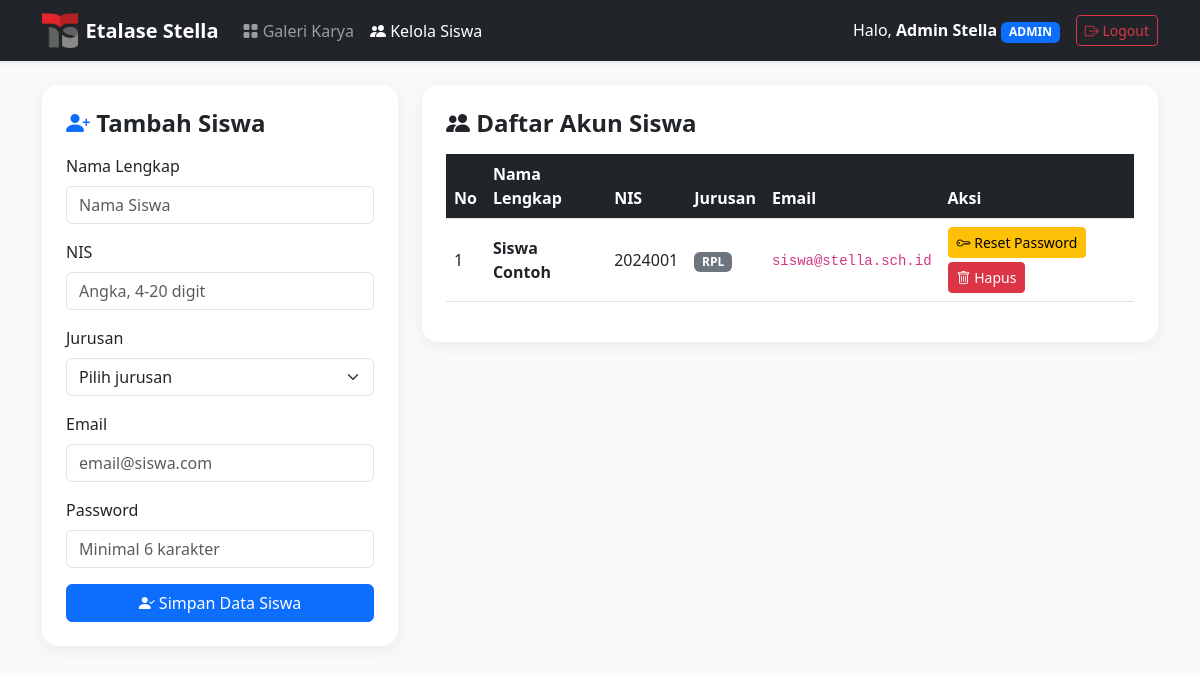
Page /admin/siswa.php (signed in) on the committed database.
### tables this page shows
CREATE TABLE IF NOT EXISTS students (
    id INT AUTO_INCREMENT PRIMARY KEY,
    nama VARCHAR(100) NOT NULL,
    nis VARCHAR(20) NULL UNIQUE,
    jurusan ENUM('RPL', 'TKJ', 'TJAT', 'Animasi') NULL,
    email VARCHAR(100) UNIQUE NOT NULL,
    password VARCHAR(255) NOT NULL,
    created_at TIMESTAMP DEFAULT CURRENT_TIMESTAMP
);

### middleware/auth_check.php (called while the page is built, shortened)
<?php
function e($value): string {
    return htmlspecialchars((string) $value, ENT_QUOTES, 'UTF-8');
}

### admin/siswa.php (the view, shortened to what this page needs)
<?php
require_once '../config/kuis_db.php';
require_once '../middleware/auth_check.php';
$siswa = $pdo->query("SELECT * FROM students ORDER BY id DESC")->fetchAll();
?>
<!DOCTYPE html>
<html lang="id">
<head>
    <link href="https://cdn.jsdelivr.net/npm/bootstrap@5.3.0/dist/css/bootstrap.min.css" rel="stylesheet">
    <link rel="stylesheet" href="https://cdn.jsdelivr.net/npm/bootstrap-icons@1.11.0/font/bootstrap-icons.css">
    <link rel="stylesheet" href="../assets/css/kelola.css">
</head>
<body>
<?php require __DIR__ . '/../includes/navbar.php'; ?>
<div class="container my-4">
    <div class="row g-4">
        <div class="col-md-4">
            <div class="card card-custom p-4">
                <h4 class="fw-bold mb-3"><i class="bi bi-person-plus-fill text-primary"></i> Tambah Siswa</h4>
                <form method="POST">
                    <div class="mb-3">
                        <label class="form-label">Nama Lengkap</label>
                        <input type="text" name="nama" class="form-control" required placeholder="Nama Siswa" value="<?= e($_POST['nama'] ?? '') ?>">
                    </div>
                    <div class="mb-3">
                        <label class="form-label">NIS</label>
                        <input type="text" name="nis" class="form-control" required placeholder="Angka, 4-20 digit" inputmode="numeric" pattern="[0-9]{4,20}" maxlength="20" title="NIS berupa angka, 4-20 digit" value="<?= e($_POST['nis'] ?? '') ?>">
                    </div>
                    <div class="mb-3">
                        <label class="form-label">Jurusan</label>
                        <select name="jurusan" class="form-select" required>
                            <option value="" disabled <?= ($_POST['jurusan'] ?? '') === '' ? 'selected' : '' ?>>Pilih jurusan</option>
                        </select>
                    </div>
                    <div class="mb-3">
                        <label class="form-label">Email</label>
                        <input type="email" name="email" class="form-control" required placeholder="email@siswa.com" value="<?= e($_POST['email'] ?? '') ?>">
                    </div>
                    <div class="mb-3">
                        <label class="form-label">Password</label>
                        <input type="password" name="password" class="form-control" required minlength="6" placeholder="Minimal 6 karakter">
                    </div>
                    <button type="submit" class="btn btn-primary w-100"><i class="bi bi-person-check-fill"></i> Simpan Data Siswa</button>
                </form>
            </div>
        </div>
        <div class="col-md-8">
            <div class="card card-custom p-4">
                <h4 class="fw-bold mb-3"><i class="bi bi-people-fill text-dark"></i> Daftar Akun Siswa</h4>
                <div class="table-responsive">
                    <table class="table table-hover align-middle table-custom">
                        <thead>
                            <tr>
                                <th>No</th>
                                <th>Nama Lengkap</th>
                                <th>NIS</th>
                                <th>Jurusan</th>
                                <th>Email</th>
                                <th>Aksi</th>
                            </tr>
                        </thead>
                        <tbody>
                            <?php $no = 1; foreach ($siswa as $row): ?>
                            <tr>
                                <td><?= $no++ ?></td>
                                <td><b><?= e($row['nama']) ?></b></td>
                                <td><?= $row['nis'] !== null ? e($row['nis']) : '<span class="text-muted">&ndash;</span>' ?></td>
                                <td><?= $row['jurusan'] !== null ? '<span class="badge text-bg-secondary">' . e($row['jurusan']) . '</span>' : '<span class="text-muted">&ndash;</span>' ?></td>
                                <td><code><?= e($row['email']) ?></code></td>
                                <td>
                                    <div class="d-flex gap-1 flex-wrap">
                                        <form method="POST" onsubmit="return confirm('Reset password siswa ini menjadi <?= e(DEFAULT_RESET_PASSWORD) ?>?');">
                                            <button type="submit" class="btn btn-warning btn-sm"><i class="bi bi-key"></i> Reset Password</button>
                                        </form>
                                        <form method="POST" onsubmit="return confirm('Hapus akun siswa ini beserta karya yang diunggah?');">
                                            <button type="submit" class="btn btn-danger btn-sm"><i class="bi bi-trash"></i> Hapus</button>
                                        </form>
                                    </div>
                                </td>
                            </tr>
                            <?php endforeach; ?>
                        </tbody>
                    </table>
                </div>
            </div>
        </div>
    </div>
</div>
</body>
</html>

### assets/css/kelola.css (style rules this page uses)
body { background-color: #f8f9fa; }
.card-custom { border: none; border-radius: 16px; box-shadow: 0 4px 16px rgba(0, 0, 0, 0.06); }
.table-custom th { background-color: #212529; color: #ffffff; }

### rows in the picture
students: nama "Siswa Contoh", nis "2024001", jurusan "RPL", email "siswa@stella.sch.id"

### other values in the picture
$_SESSION['nama'] "Admin Stella"
str_replace('_', ' ', $_SESSION['role']) "ADMIN"
